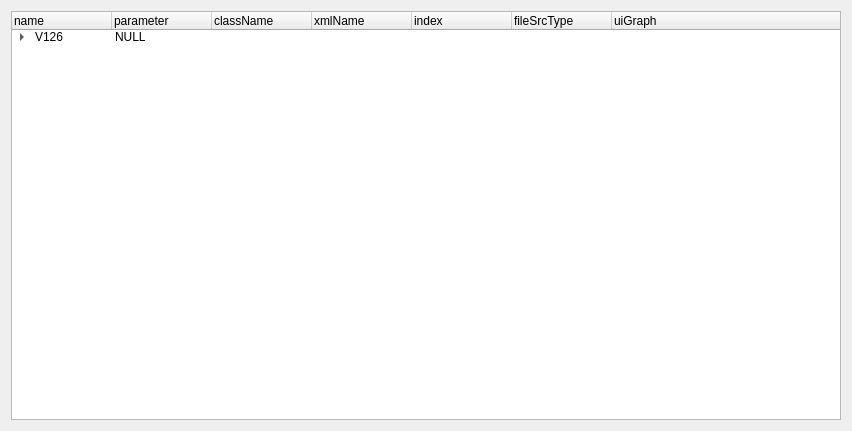
<?xml version="1.0" encoding="UTF-8"?>
<ui version="4.0">
 <class>Form</class>
 <widget class="QWidget" name="Form">
  <property name="geometry">
   <rect>
    <x>0</x>
    <y>0</y>
    <width>852</width>
    <height>431</height>
   </rect>
  </property>
  <property name="windowTitle">
   <string>Form</string>
  </property>
  <layout class="QVBoxLayout" name="verticalLayout">
   <item>
    <widget class="QTreeWidget" name="treeWidget">
     <column>
      <property name="text">
       <string>name</string>
      </property>
     </column>
     <column>
      <property name="text">
       <string>parameter</string>
      </property>
     </column>
     <column>
      <property name="text">
       <string>className</string>
      </property>
     </column>
     <column>
      <property name="text">
       <string>xmlName</string>
      </property>
     </column>
     <column>
      <property name="text">
       <string>index</string>
      </property>
     </column>
     <column>
      <property name="text">
       <string>fileSrcType</string>
      </property>
     </column>
     <column>
      <property name="text">
       <string>uiGraph</string>
      </property>
     </column>
     <item>
      <property name="text">
       <string>V126</string>
      </property>
      <property name="text">
       <string>NULL</string>
      </property>
      <property name="text">
       <string/>
      </property>
      <property name="text">
       <string/>
      </property>
      <property name="text">
       <string/>
      </property>
      <property name="text">
       <string/>
      </property>
      <item>
       <property name="text">
        <string>Axis</string>
       </property>
       <property name="text">
        <string>NULL</string>
       </property>
       <property name="text">
        <string/>
       </property>
       <property name="text">
        <string/>
       </property>
       <property name="text">
        <string/>
       </property>
       <property name="text">
        <string/>
       </property>
       <item>
        <property name="text">
         <string>Motor</string>
        </property>
        <property name="text">
         <string>NULL</string>
        </property>
        <property name="text">
         <string>UiMotor</string>
        </property>
        <property name="text">
         <string>PrmFuncMotor</string>
        </property>
        <property name="text">
         <string>0</string>
        </property>
        <property name="text">
         <string>1</string>
        </property>
        <property name="text">
         <string>GraphMotor129</string>
        </property>
       </item>
       <item>
        <property name="text">
         <string>Encoder</string>
        </property>
        <property name="text">
         <string>NULL</string>
        </property>
        <property name="text">
         <string>UiEncoder</string>
        </property>
        <property name="text">
         <string>PrmFuncEncoder</string>
        </property>
        <property name="text">
         <string>1</string>
        </property>
        <property name="text">
         <string>1</string>
        </property>
        <property name="text">
         <string>GraphEncoder126</string>
        </property>
       </item>
       <item>
        <property name="text">
         <string>Power</string>
        </property>
        <property name="text">
         <string>NULL</string>
        </property>
        <property name="text">
         <string>UiPower</string>
        </property>
        <property name="text">
         <string>PrmFuncPower</string>
        </property>
        <property name="text">
         <string>2</string>
        </property>
        <property name="text">
         <string>1</string>
        </property>
        <property name="text">
         <string>GraphPower129</string>
        </property>
       </item>
       <item>
        <property name="text">
         <string>Current</string>
        </property>
        <property name="text">
         <string>NULL</string>
        </property>
        <property name="text">
         <string>UiCurrent</string>
        </property>
        <property name="text">
         <string>PrmFuncCurrentloop</string>
        </property>
        <property name="text">
         <string>3</string>
        </property>
        <property name="text">
         <string>1</string>
        </property>
        <property name="text">
         <string>GraphCurrent129</string>
        </property>
       </item>
       <item>
        <property name="text">
         <string>Velocity</string>
        </property>
        <property name="text">
         <string>NULL</string>
        </property>
        <property name="text">
         <string>UiVelocity</string>
        </property>
        <property name="text">
         <string>PrmFuncSpeedloop</string>
        </property>
        <property name="text">
         <string>4</string>
        </property>
        <property name="text">
         <string>1</string>
        </property>
        <property name="text">
         <string>GraphVelocity129</string>
        </property>
       </item>
       <item>
        <property name="text">
         <string>Position</string>
        </property>
        <property name="text">
         <string>NULL</string>
        </property>
        <property name="text">
         <string>UiPosition</string>
        </property>
        <property name="text">
         <string>PrmFuncPositionloop</string>
        </property>
        <property name="text">
         <string>5</string>
        </property>
        <property name="text">
         <string>1</string>
        </property>
        <property name="text">
         <string>GraphPosition129</string>
        </property>
       </item>
       <item>
        <property name="text">
         <string>Status</string>
        </property>
        <property name="text">
         <string>NULL</string>
        </property>
        <property name="text">
         <string>UiStatus</string>
        </property>
        <property name="text">
         <string>PrmFuncDeviceStatus</string>
        </property>
        <property name="text">
         <string>6</string>
        </property>
        <property name="text">
         <string>0</string>
        </property>
        <property name="text">
         <string>GraphStatus129</string>
        </property>
       </item>
       <item>
        <property name="text">
         <string>RAM</string>
        </property>
        <property name="text">
         <string>NULL</string>
        </property>
        <property name="text">
         <string>UiRAM</string>
        </property>
        <property name="text">
         <string>PrmRAMAxis</string>
        </property>
        <property name="text">
         <string>7</string>
        </property>
        <property name="text">
         <string>1</string>
        </property>
        <property name="text">
         <string>NULL</string>
        </property>
       </item>
       <item>
        <property name="text">
         <string>FLASH</string>
        </property>
        <property name="text">
         <string>NULL</string>
        </property>
        <property name="text">
         <string>UiFLASH</string>
        </property>
        <property name="text">
         <string>PrmFlashAxis</string>
        </property>
        <property name="text">
         <string>8</string>
        </property>
        <property name="text">
         <string>1</string>
        </property>
        <property name="text">
         <string>NULL</string>
        </property>
       </item>
      </item>
      <item>
       <property name="text">
        <string>UiGlobal</string>
       </property>
       <property name="text">
        <string>NULL</string>
       </property>
       <property name="text">
        <string/>
       </property>
       <property name="text">
        <string/>
       </property>
       <property name="text">
        <string/>
       </property>
       <property name="text">
        <string/>
       </property>
       <item>
        <property name="text">
         <string>IO</string>
        </property>
        <property name="text">
         <string>NULL</string>
        </property>
        <property name="text">
         <string>UiIO</string>
        </property>
        <property name="text">
         <string>PrmIO</string>
        </property>
        <property name="text">
         <string/>
        </property>
        <property name="text">
         <string>0</string>
        </property>
        <property name="text">
         <string>GraphIO126</string>
        </property>
       </item>
      </item>
      <item>
       <property name="text">
        <string>Global</string>
       </property>
       <item>
        <property name="text">
         <string>Plot</string>
        </property>
        <property name="text">
         <string>NULL</string>
        </property>
       </item>
      </item>
     </item>
    </widget>
   </item>
  </layout>
 </widget>
 <resources/>
 <connections/>
</ui>
